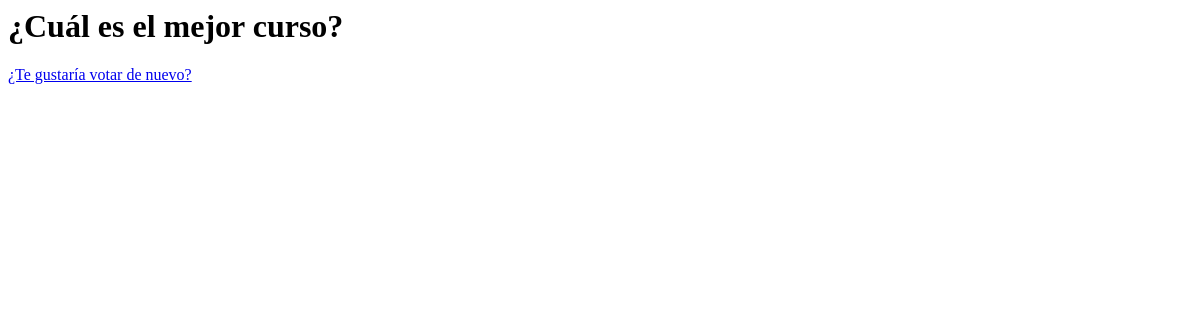
The page /polls/1/results on the database as committed earlier.
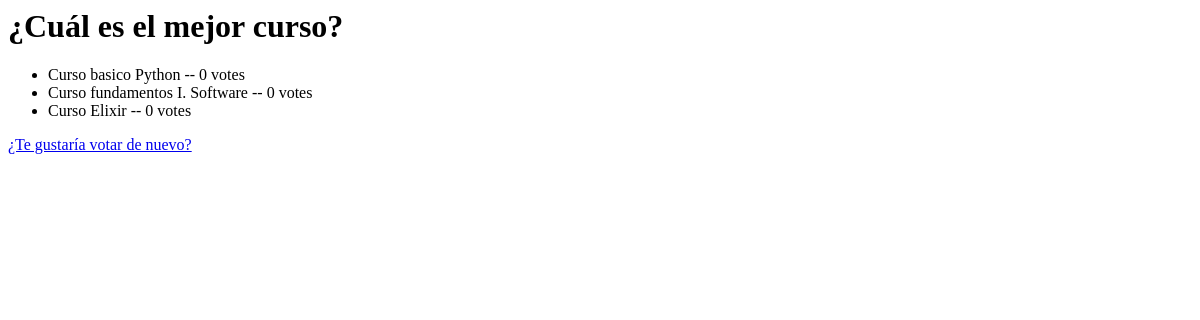
The same page on the database as committed later.
### polls/models.py (models this page shows, shortened)
class Question(models.Model):
    question_text = models.CharField(max_length=250)
    pub_date = models.DateTimeField("date published")

class Choice(models.Model):
    question = models.ForeignKey(Question, on_delete=models.CASCADE)
    choice_text = models.CharField(max_length=250)
    votes = models.IntegerField(default=0)

### polls/views.py (the view)
# urls.py: path("<int:pk>/results", views.ResultView.as_view(), name="results"),
class ResultView(generic.DetailView):
    model = Question
    template_name = "polls/results.html"

### polls/templates/polls/results.html
<h1>{{ question.question_text }}</h1>
<ul>
    {% for choice in  question.choice_set.all %}
    <li>{{ choice.choice_text }} -- {{ choice.votes }} vote{{ choice.votes|pluralize }}</li>
    {% endfor %}
</ul>
<a href="{% url 'polls:detail' question.id %}">¿Te gustaría votar de nuevo?</a>

Rows that differ between the two databases and show on the page:
added Choice: choice_text "Curso basico Python", votes "0"
added Choice: choice_text "Curso fundamentos I. Software", votes "0"
added Choice: choice_text "Curso Elixir", votes "0"
